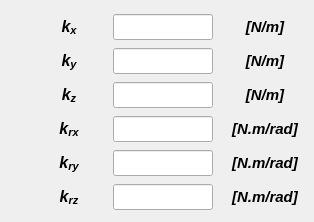
        <widget class="QWidget" name="tab_spring">
         <attribute name="title">
          <string>Spring</string>
         </attribute>
         <widget class="QWidget" name="gridLayoutWidget_6">
          <property name="geometry">
           <rect>
            <x>38</x>
            <y>10</y>
            <width>267</width>
            <height>203</height>
           </rect>
          </property>
          <layout class="QGridLayout" name="gridLayout_6">
           <property name="leftMargin">
            <number>0</number>
           </property>
           <property name="topMargin">
            <number>3</number>
           </property>
           <property name="bottomMargin">
            <number>0</number>
           </property>
           <property name="horizontalSpacing">
            <number>12</number>
           </property>
           <property name="verticalSpacing">
            <number>7</number>
           </property>
           <item row="4" column="0" alignment="Qt::AlignHCenter">
            <widget class="QLabel" name="label_102">
             <property name="enabled">
              <bool>true</bool>
             </property>
             <property name="minimumSize">
              <size>
               <width>40</width>
               <height>21</height>
              </size>
             </property>
             <property name="maximumSize">
              <size>
               <width>40</width>
               <height>21</height>
              </size>
             </property>
             <property name="font">
              <font>
               <family>Arial</family>
               <pointsize>12</pointsize>
               <weight>75</weight>
               <italic>true</italic>
               <bold>true</bold>
              </font>
             </property>
             <property name="text">
              <string>&lt;html&gt;&lt;head/&gt;&lt;body&gt;&lt;p align=&quot;center&quot;&gt;&lt;span style=&quot; font-size:12pt;&quot;&gt;k&lt;/span&gt;&lt;span style=&quot; font-size:12pt; vertical-align:sub;&quot;&gt;ry&lt;/span&gt;&lt;/p&gt;&lt;/body&gt;&lt;/html&gt;</string>
             </property>
             <property name="alignment">
              <set>Qt::AlignCenter</set>
             </property>
            </widget>
           </item>
           <item row="5" column="2">
            <widget class="QLabel" name="label_91">
             <property name="minimumSize">
              <size>
               <width>80</width>
               <height>0</height>
              </size>
             </property>
             <property name="maximumSize">
              <size>
               <width>80</width>
               <height>16777215</height>
              </size>
             </property>
             <property name="font">
              <font>
               <family>Arial</family>
               <pointsize>11</pointsize>
               <weight>75</weight>
               <italic>true</italic>
               <bold>true</bold>
              </font>
             </property>
             <property name="text">
              <string>[N.m/rad]</string>
             </property>
             <property name="alignment">
              <set>Qt::AlignCenter</set>
             </property>
            </widget>
           </item>
           <item row="5" column="0" alignment="Qt::AlignHCenter">
            <widget class="QLabel" name="label_104">
             <property name="enabled">
              <bool>true</bool>
             </property>
             <property name="minimumSize">
              <size>
               <width>40</width>
               <height>21</height>
              </size>
             </property>
             <property name="maximumSize">
              <size>
               <width>40</width>
               <height>21</height>
              </size>
             </property>
             <property name="font">
              <font>
               <family>Arial</family>
               <pointsize>12</pointsize>
               <weight>75</weight>
               <italic>true</italic>
               <bold>true</bold>
              </font>
             </property>
             <property name="text">
              <string>&lt;html&gt;&lt;head/&gt;&lt;body&gt;&lt;p align=&quot;center&quot;&gt;&lt;span style=&quot; font-size:12pt;&quot;&gt;k&lt;/span&gt;&lt;span style=&quot; font-size:12pt; vertical-align:sub;&quot;&gt;rz&lt;/span&gt;&lt;/p&gt;&lt;/body&gt;&lt;/html&gt;</string>
             </property>
             <property name="alignment">
              <set>Qt::AlignCenter</set>
             </property>
            </widget>
           </item>
           <item row="1" column="2">
            <widget class="QLabel" name="label_15">
             <property name="minimumSize">
              <size>
               <width>80</width>
               <height>0</height>
              </size>
             </property>
             <property name="maximumSize">
              <size>
               <width>80</width>
               <height>16777215</height>
              </size>
             </property>
             <property name="font">
              <font>
               <family>Arial</family>
               <pointsize>11</pointsize>
               <weight>75</weight>
               <italic>true</italic>
               <bold>true</bold>
              </font>
             </property>
             <property name="text">
              <string>[N/m]</string>
             </property>
             <property name="alignment">
              <set>Qt::AlignCenter</set>
             </property>
            </widget>
           </item>
           <item row="2" column="2">
            <widget class="QLabel" name="label_84">
             <property name="minimumSize">
              <size>
               <width>80</width>
               <height>0</height>
              </size>
             </property>
             <property name="maximumSize">
              <size>
               <width>80</width>
               <height>16777215</height>
              </size>
             </property>
             <property name="font">
              <font>
               <family>Arial</family>
               <pointsize>11</pointsize>
               <weight>75</weight>
               <italic>true</italic>
               <bold>true</bold>
              </font>
             </property>
             <property name="text">
              <string>[N/m]</string>
             </property>
             <property name="alignment">
              <set>Qt::AlignCenter</set>
             </property>
            </widget>
           </item>
           <item row="4" column="2">
            <widget class="QLabel" name="label_90">
             <property name="minimumSize">
              <size>
               <width>80</width>
               <height>0</height>
              </size>
             </property>
             <property name="maximumSize">
              <size>
               <width>80</width>
               <height>16777215</height>
              </size>
             </property>
             <property name="font">
              <font>
               <family>Arial</family>
               <pointsize>11</pointsize>
               <weight>75</weight>
               <italic>true</italic>
               <bold>true</bold>
              </font>
             </property>
             <property name="text">
              <string>[N.m/rad]</string>
             </property>
             <property name="alignment">
              <set>Qt::AlignCenter</set>
             </property>
            </widget>
           </item>
           <item row="3" column="2">
            <widget class="QLabel" name="label_87">
             <property name="minimumSize">
              <size>
               <width>80</width>
               <height>0</height>
              </size>
             </property>
             <property name="maximumSize">
              <size>
               <width>80</width>
               <height>16777215</height>
              </size>
             </property>
             <property name="font">
              <font>
               <family>Arial</family>
               <pointsize>11</pointsize>
               <weight>75</weight>
               <italic>true</italic>
               <bold>true</bold>
              </font>
             </property>
             <property name="text">
              <string>[N.m/rad]</string>
             </property>
             <property name="alignment">
              <set>Qt::AlignCenter</set>
             </property>
            </widget>
           </item>
           <item row="0" column="1">
            <widget class="QLineEdit" name="lineEdit_Kx">
             <property name="enabled">
              <bool>true</bool>
             </property>
             <property name="minimumSize">
              <size>
               <width>100</width>
               <height>26</height>
              </size>
             </property>
             <property name="maximumSize">
              <size>
               <width>100</width>
               <height>26</height>
              </size>
             </property>
             <property name="font">
              <font>
               <family>Arial</family>
               <pointsize>11</pointsize>
               <weight>75</weight>
               <italic>true</italic>
               <bold>true</bold>
              </font>
             </property>
             <property name="text">
              <string/>
             </property>
             <property name="alignment">
              <set>Qt::AlignCenter</set>
             </property>
            </widget>
           </item>
           <item row="2" column="1">
            <widget class="QLineEdit" name="lineEdit_Kz">
             <property name="enabled">
              <bool>true</bool>
             </property>
             <property name="minimumSize">
              <size>
               <width>100</width>
               <height>26</height>
              </size>
             </property>
             <property name="maximumSize">
              <size>
               <width>100</width>
               <height>26</height>
              </size>
             </property>
             <property name="font">
              <font>
               <family>Arial</family>
               <pointsize>11</pointsize>
               <weight>75</weight>
               <italic>true</italic>
               <bold>true</bold>
              </font>
             </property>
             <property name="text">
              <string/>
             </property>
             <property name="alignment">
              <set>Qt::AlignCenter</set>
             </property>
            </widget>
           </item>
           <item row="3" column="1">
            <widget class="QLineEdit" name="lineEdit_Krx">
             <property name="enabled">
              <bool>true</bool>
             </property>
             <property name="minimumSize">
              <size>
               <width>100</width>
               <height>26</height>
              </size>
             </property>
             <property name="maximumSize">
              <size>
               <width>100</width>
               <height>26</height>
              </size>
             </property>
             <property name="font">
              <font>
               <family>Arial</family>
               <pointsize>11</pointsize>
               <weight>75</weight>
               <italic>true</italic>
               <bold>true</bold>
              </font>
             </property>
             <property name="alignment">
              <set>Qt::AlignCenter</set>
             </property>
            </widget>
           </item>
           <item row="3" column="0" alignment="Qt::AlignHCenter">
            <widget class="QLabel" name="label_83">
             <property name="enabled">
              <bool>true</bool>
             </property>
             <property name="minimumSize">
              <size>
               <width>40</width>
               <height>21</height>
              </size>
             </property>
             <property name="maximumSize">
              <size>
               <width>40</width>
               <height>21</height>
              </size>
             </property>
             <property name="font">
              <font>
               <family>Arial</family>
               <pointsize>12</pointsize>
               <weight>75</weight>
               <italic>true</italic>
               <bold>true</bold>
              </font>
             </property>
             <property name="text">
              <string>&lt;html&gt;&lt;head/&gt;&lt;body&gt;&lt;p align=&quot;center&quot;&gt;&lt;span style=&quot; font-size:12pt;&quot;&gt;k&lt;/span&gt;&lt;span style=&quot; font-size:12pt; vertical-align:sub;&quot;&gt;rx&lt;/span&gt;&lt;/p&gt;&lt;/body&gt;&lt;/html&gt;</string>
             </property>
             <property name="alignment">
              <set>Qt::AlignCenter</set>
             </property>
            </widget>
           </item>
           <item row="0" column="2">
            <widget class="QLabel" name="label_14">
             <property name="minimumSize">
              <size>
               <width>80</width>
               <height>0</height>
              </size>
             </property>
             <property name="maximumSize">
              <size>
               <width>80</width>
               <height>16777215</height>
              </size>
             </property>
             <property name="font">
              <font>
               <family>Arial</family>
               <pointsize>11</pointsize>
               <weight>75</weight>
               <italic>true</italic>
               <bold>true</bold>
              </font>
             </property>
             <property name="text">
              <string>[N/m]</string>
             </property>
             <property name="alignment">
              <set>Qt::AlignCenter</set>
             </property>
            </widget>
           </item>
           <item row="0" column="0" alignment="Qt::AlignHCenter">
            <widget class="QLabel" name="label_89">
             <property name="enabled">
              <bool>true</bool>
             </property>
             <property name="minimumSize">
              <size>
               <width>40</width>
               <height>21</height>
              </size>
             </property>
             <property name="maximumSize">
              <size>
               <width>40</width>
               <height>21</height>
              </size>
             </property>
             <property name="font">
              <font>
               <family>Arial</family>
               <pointsize>12</pointsize>
               <weight>75</weight>
               <italic>true</italic>
               <bold>true</bold>
              </font>
             </property>
             <property name="mouseTracking">
              <bool>true</bool>
             </property>
             <property name="text">
              <string>&lt;html&gt;&lt;head/&gt;&lt;body&gt;&lt;p align=&quot;center&quot;&gt;&lt;span style=&quot; font-size:12pt;&quot;&gt;k&lt;/span&gt;&lt;span style=&quot; font-size:12pt; vertical-align:sub;&quot;&gt;x&lt;/span&gt;&lt;/p&gt;&lt;/body&gt;&lt;/html&gt;</string>
             </property>
             <property name="alignment">
              <set>Qt::AlignCenter</set>
             </property>
            </widget>
           </item>
           <item row="1" column="0" alignment="Qt::AlignHCenter">
            <widget class="QLabel" name="label_64">
             <property name="enabled">
              <bool>true</bool>
             </property>
             <property name="minimumSize">
              <size>
               <width>40</width>
               <height>21</height>
              </size>
             </property>
             <property name="maximumSize">
              <size>
               <width>40</width>
               <height>21</height>
              </size>
             </property>
             <property name="font">
              <font>
               <family>Arial</family>
               <pointsize>12</pointsize>
               <weight>75</weight>
               <italic>true</italic>
               <bold>true</bold>
              </font>
             </property>
             <property name="mouseTracking">
              <bool>true</bool>
             </property>
             <property name="text">
              <string>&lt;html&gt;&lt;head/&gt;&lt;body&gt;&lt;p align=&quot;center&quot;&gt;&lt;span style=&quot; font-size:12pt;&quot;&gt;k&lt;/span&gt;&lt;span style=&quot; font-size:12pt; vertical-align:sub;&quot;&gt;y&lt;/span&gt;&lt;/p&gt;&lt;/body&gt;&lt;/html&gt;</string>
             </property>
             <property name="alignment">
              <set>Qt::AlignCenter</set>
             </property>
            </widget>
           </item>
           <item row="5" column="1">
            <widget class="QLineEdit" name="lineEdit_Krz">
             <property name="enabled">
              <bool>true</bool>
             </property>
             <property name="minimumSize">
              <size>
               <width>100</width>
               <height>26</height>
              </size>
             </property>
             <property name="maximumSize">
              <size>
               <width>100</width>
               <height>26</height>
              </size>
             </property>
             <property name="font">
              <font>
               <family>Arial</family>
               <pointsize>11</pointsize>
               <weight>75</weight>
               <italic>true</italic>
               <bold>true</bold>
              </font>
             </property>
             <property name="alignment">
              <set>Qt::AlignCenter</set>
             </property>
            </widget>
           </item>
           <item row="2" column="0" alignment="Qt::AlignHCenter">
            <widget class="QLabel" name="label_81">
             <property name="enabled">
              <bool>true</bool>
             </property>
             <property name="minimumSize">
              <size>
               <width>40</width>
               <height>21</height>
              </size>
             </property>
             <property name="maximumSize">
              <size>
               <width>40</width>
               <height>21</height>
              </size>
             </property>
             <property name="font">
              <font>
               <family>Arial</family>
               <pointsize>12</pointsize>
               <weight>75</weight>
               <italic>true</italic>
               <bold>true</bold>
              </font>
             </property>
             <property name="mouseTracking">
              <bool>true</bool>
             </property>
             <property name="text">
              <string>&lt;html&gt;&lt;head/&gt;&lt;body&gt;&lt;p align=&quot;center&quot;&gt;&lt;span style=&quot; font-size:12pt;&quot;&gt;k&lt;/span&gt;&lt;span style=&quot; font-size:12pt; vertical-align:sub;&quot;&gt;z&lt;/span&gt;&lt;/p&gt;&lt;/body&gt;&lt;/html&gt;</string>
             </property>
             <property name="alignment">
              <set>Qt::AlignCenter</set>
             </property>
            </widget>
           </item>
           <item row="4" column="1">
            <widget class="QLineEdit" name="lineEdit_Kry">
             <property name="enabled">
              <bool>true</bool>
             </property>
             <property name="minimumSize">
              <size>
               <width>100</width>
               <height>26</height>
              </size>
             </property>
             <property name="maximumSize">
              <size>
               <width>100</width>
               <height>26</height>
              </size>
             </property>
             <property name="font">
              <font>
               <family>Arial</family>
               <pointsize>11</pointsize>
               <weight>75</weight>
               <italic>true</italic>
               <bold>true</bold>
              </font>
             </property>
             <property name="alignment">
              <set>Qt::AlignCenter</set>
             </property>
            </widget>
           </item>
           <item row="1" column="1">
            <widget class="QLineEdit" name="lineEdit_Ky">
             <property name="enabled">
              <bool>true</bool>
             </property>
             <property name="minimumSize">
              <size>
               <width>100</width>
               <height>26</height>
              </size>
             </property>
             <property name="maximumSize">
              <size>
               <width>100</width>
               <height>26</height>
              </size>
             </property>
             <property name="font">
              <font>
               <family>Arial</family>
               <pointsize>11</pointsize>
               <weight>75</weight>
               <italic>true</italic>
               <bold>true</bold>
              </font>
             </property>
             <property name="text">
              <string/>
             </property>
             <property name="alignment">
              <set>Qt::AlignCenter</set>
             </property>
            </widget>
           </item>
          </layout>
         </widget>
        </widget>
